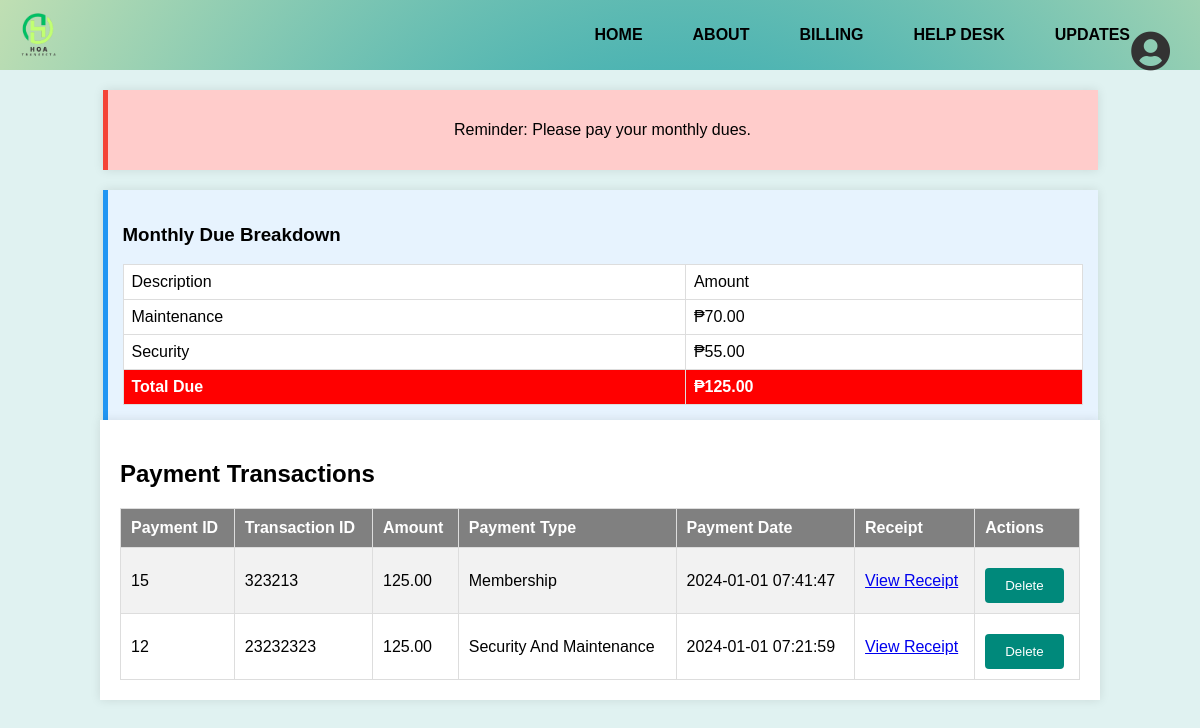
The app's page /elements/payments.php (signed in) with its own data.
### tables this page shows
CREATE TABLE `gcash_payments` (
  `payment_id` int(11) NOT NULL,
  `user_id` int(11) NOT NULL,
  `name` varchar(255) NOT NULL,
  `amount` decimal(10,2) NOT NULL,
  `transaction_id` varchar(255) NOT NULL,
  `receipt_file_name` varchar(255) DEFAULT NULL,
  `payment_type` varchar(255) NOT NULL,
  `payment_date` datetime NOT NULL,
  `is_deleted` tinyint(1) NOT NULL DEFAULT 0
);

### elements/payments.php (the view, shortened to what this page needs)
<?php
$host = "localhost";
$db_name = "usersidedb";
$username = "root";
$password = "";
$user_id = $_SESSION['user_id'];
try {
    $connection = new PDO("mysql:host=$host;dbname=$db_name", $username, $password);
    $connection->setAttribute(PDO::ATTR_ERRMODE, PDO::ERRMODE_EXCEPTION);
} catch (PDOException $e) {
    die("Connection failed: " . $e->getMessage());
}
$stmt = $connection->prepare("SELECT payment_id, transaction_id, amount, payment_type, payment_date, receipt_file_name FROM gcash_payments WHERE user_id = :user_id ORDER BY payment_date DESC");
$stmt->bindParam(':user_id', $user_id);
$executeSuccess = $stmt->execute();
if ($executeSuccess) {
    $payments = $stmt->fetchAll(PDO::FETCH_ASSOC);
} else {
    echo "Failed to execute query.";
}
?>
<!DOCTYPE html>
<html lang="en">
<head>
<link rel="stylesheet" href="dashboardstyle.css">
<link rel="stylesheet" href="https://cdnjs.cloudflare.com/ajax/libs/font-awesome/5.15.1/css/all.min.css">
<body>
<header>
<div class="profile-menu">
    <button class="profile-button">
        <i class="fas fa-user-circle"></i>
    </button>
</div>
    <img src="imgs/logo.png" alt="HOA Transecta Logo" class="logo">
    <nav>
        <ul>
            <li><a href="user_dashboard.php">HOME</a></li>
            <li><a href="about.php">ABOUT</a></li>
            <li><a href="billing.php">BILLING</a></li>
            <li><a href="help.php">HELP DESK</a></li>
            <li><a href="updates.php">UPDATES</a></li>
        </ul>
    </nav>
</header>
<div class="container notification">
    <p>Reminder: Please pay your monthly dues.</p>
</div>
<div class="container breakdown">
    <h3>Monthly Due Breakdown</h3>
    <table>
        <tr>
            <td>Description</td>
            <td>Amount</td>
        </tr>
        <tr>
            <td>Maintenance</td>
            <td>₱70.00</td>
        </tr>
        <tr>
            <td>Security</td>
            <td>₱55.00</td>
        </tr>
        <tr>
            <th>Total Due</th>
            <th>₱125.00</th>
        </tr>
    </table>
</div>
<div class="container">
    <h2>Payment Transactions</h2>
    <table>
        <tr>
            <th>Payment ID</th>
            <th>Transaction ID</th>
            <th>Amount</th>
            <th>Payment Type</th>
            <th>Payment Date</th>
            <th>Receipt</th>
            <th>Actions</th>
        </tr>
        <?php foreach ($payments as $payment): ?>
        <tr id="payment-row-<?php echo $payment['payment_id']; ?>">
            <td><?php echo htmlspecialchars($payment['payment_id']); ?></td>
            <td><?php echo htmlspecialchars($payment['transaction_id']); ?></td>
            <td><?php echo htmlspecialchars($payment['amount']); ?></td>
            <td><?php echo htmlspecialchars($payment['payment_type']); ?></td>
            <td><?php echo htmlspecialchars($payment['payment_date']); ?></td>
            <td>
                <?php if ($payment['receipt_file_name']): ?>
                    <a href="uploads/<?php echo htmlspecialchars($payment['receipt_file_name']); ?>" target="_blank">View Receipt</a>
                <?php else: ?>
                    No Receipt
                <?php endif; ?>
            </td>
            <td><button onclick="hideRow(<?php echo $payment['payment_id']; ?>)">Delete</button></td>
        </tr>
        <?php endforeach; ?>
    </table>
</div>
</body>
</head>
</html>

### elements/dashboardstyle.css (style rules this page uses)
body, html { margin: 0; padding: 0; font-family: Arial, sans-serif; }
header { display: flex; justify-content: space-between; align-items: center; background-image: url(imgs/bg.png); padding: 10px 20px; }
.logo { height: 50px; margin-right: 20px; }
nav ul { list-style: none; display: flex; padding: 0; margin: 0; }
nav ul li a { text-decoration: none; color: white; font-weight: bold; }
header { display: flex; justify-content: space-between; align-items: center; background-color: #004d40; padding: 10px 20px; }
.logo { height: 50px; }
nav ul { list-style: none; margin: 0; padding: 0; }
nav ul li { display: inline; margin-right: 50px; }
nav ul li a { text-decoration: none; color: black; font-weight: bold; }
.profile-menu { position: fixed; top: 10px; right: 10px; display: inline-block; }
.profile-button { background: transparent; border: none; cursor: pointer; font-size: 40px; color: #333; }
body, html { background-color: #e0f2f1; font-family: Arial, sans-serif; }
button { background-color: #00897b; color: white; padding: 10px 20px; border: none; border-radius: 4px; cursor: pointer; margin-top: 10px; }

### elements/payments.php (style rules this page uses)
body { font-family: Arial, sans-serif; background-color: #e0f2f1; }
.container { width: 80%; margin: auto; background: #fff; padding: 20px; box-shadow: 0 0 10px rgba(0, 0, 0, 0.1); }
table { width: 100%; border-collapse: collapse; }
table, th, td { border: 1px solid #ddd; }
th, td { padding: 10px; text-align: left; }
th { background-color: gray; color: white; }
tr:nth-child(even) { background-color: #f2f2f2; }
.notification { margin-top: 20px; padding: 15px; background-color: #ffcccb; text-align: center; border-left: 5px solid #f44336; }
.breakdown { margin-top: 20px; padding: 15px; background-color: #e7f3fe; border-left: 5px solid #2196F3; }
.breakdown table { width: 100%; margin-top: 10px; }
.breakdown th, .breakdown td { text-align: left; padding: 8px; }
.breakdown th { background-color: red; }
.breakdown tr { background-color: white; }

### records on screen
gcash_payments: payment_id "15", transaction "323213", amount "125.00", payment_type "Membership", payment_date "2024-01-01 07:41:47"
gcash_payments: payment_id "12", transaction "23232323", amount "125.00", payment_type "Security And Maintenance", payment_date "2024-01-01 07:21:59"
